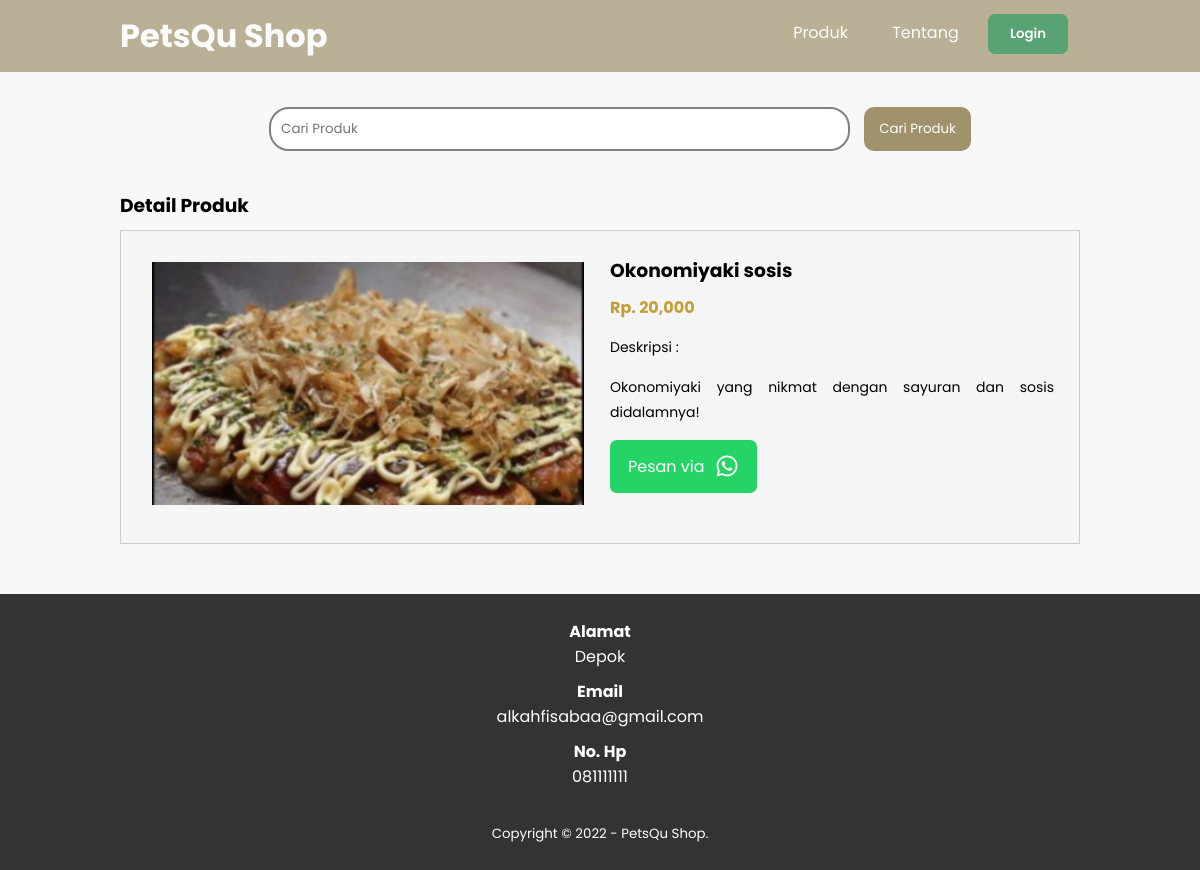
The app's page /detail-produk.php?id=30 with its own data.
### tables this page shows
CREATE TABLE `tb_product` (
  `product_id` int(11) NOT NULL,
  `category_id` int(11) NOT NULL,
  `product_name` varchar(100) NOT NULL,
  `product_price` int(11) NOT NULL,
  `product_description` text NOT NULL,
  `product_image` varchar(100) NOT NULL,
  `product_status` tinyint(1) NOT NULL,
  `data_created` timestamp NOT NULL DEFAULT current_timestamp()
);

### detail-produk.php (the view, shortened to what this page needs)
<?php
	include 'db.php';
	$kontak = mysqli_query($conn, "SELECT admin_telp, admin_email, admin_address FROM tb_admin WHERE admin_id = 1");
	$a = mysqli_fetch_object($kontak);
	$produk = mysqli_query($conn, "SELECT * FROM tb_product WHERE product_id = '".$_GET['id']."' ");
	$p = mysqli_fetch_object($produk);
?>
<!DOCTYPE html>
<html>
<head>
	<link rel="stylesheet" type="text/css" href="css/style.css?v=<?php echo time(); ?>">
</head>
<body>
	<header>
		<div class="container">
		<h1 onclick="location.href='index.php'">PetsQu Shop</h1>
			<ul>
				<li><a href="produk.php">Produk</a></li>
				<li><a href="tentang.php">Tentang</a></li>
				<Button class="btn" onclick="location.href='login.php'">Login</Button>
			</ul>
		</div>
	</header>
	<div class="search">
		<div class="container">
			<form action="produk.php">
				<input type="text" name="search" placeholder="Cari Produk" value="<?php echo $_GET['search'] ?>">
				<input type="submit" name="cari" value="Cari Produk">
			</form>
		</div>
	</div>
	<div class="section">
		<div class="container">
			<h3>Detail Produk</h3>
			<div class="box">
				<div class="col-2">
					<img src="produk/<?php echo $p->product_image ?>" width="100%">
				</div>
				<div class="col-2">
					<h3><?php echo $p->product_name ?></h3>
					<h4>Rp. <?php echo number_format($p->product_price) ?></h4>
					<p>Deskripsi :<br>
						<?php echo $p->product_description ?>
					</p>
					<button>
						<a href="https://api.whatsapp.com/send?phone=<?php echo $a->admin_telp ?>&text=Hai, saya tertarik dengan produk Anda." target="_blank" class="whatsapp">
						Pesan via
						<ion-icon name="logo-whatsapp"></ion-icon>
						</a>
					</button>
				</div>
			</div>
		</div>
	</div>
	<div class="footer">
		<div class="container">
			<h4>Alamat</h4>
			<p><?php echo $a->admin_address ?></p>
			<h4>Email</h4>
			<p><?php echo $a->admin_email ?></p>
			<h4>No. Hp</h4>
			<p><?php echo $a->admin_telp ?></p>
			<small>Copyright &copy; 2022 - PetsQu Shop.</small>
		</div>
	</div>
</body>
</html>

### css/style.css (style rules this page uses)
* { padding: 0; margin: 0; font-family: 'Poppins', sans-serif; }
body { background-color: #f8f8f8; font-family: 'Poppins', sans-serif; }
a { color: inherit; text-decoration: none; }
.btn { width: 80px; font-weight: 600; padding: 8px 15px; background-color: rgb(21 128 61); color: white; border: 2px solid rgb(21 128 61); cursor: pointer; border-radius: 7px; }
header { background: #a0926c; opacity: 0.7; color: #fff; }
header h1 { float: left; padding: 12px 0; }
header ul { float: right; }
header ul li { display: inline-block; }
header ul li a { padding: 20px 15px 20px 15px; display: inline-block; }
li { margin-right: 10px; }
.container { width: 80%; margin: 0 auto; }
.container:after { content: ''; display: block; clear: both; }
.section { margin: 25px 0; }
.box { background-color: whitesmoke; border: 1px solid #ccc; padding: 15px; box-sizing: border-box; margin: 10px 0 25px 0; }
.box:after { content: ''; display: block; clear: both; }
.whatsapp { display: inline-flex; background-color: #25D366; border-radius: 7px; color: white; border: 2px solid #25D366; padding: 12px 16px; font-size: 16px; cursor: pointer }
button { border: none; margin-right: 12px; }
ion-icon { font-size: 24px; padding-left: 10px; color: white; }
.search { margin-top: 20px; padding: 15px 0; text-align: center; margin-left: 40px; }
.search input[type=text] { width: 60%; padding: 10px; border: 2px solid gray; border-radius: 20px; margin-right: 10px; }
.search input[type=submit] { padding: 12px 15px; background-color: #a0926c; color: #fff; border: none; cursor: pointer; border-radius: 10px; }
.footer { padding: 25px 0; background-color: #333; color: #fff; text-align: center; }
.footer p { margin-bottom: 10px; }
.footer small { margin-top: 25px; display: inline-block; }
.col-2 { width: 50%; min-height: 200px; padding: 10px; box-sizing: border-box; float: left; }
.col-2 img { border: 1px solid #f9f9f9; padding: 5px; box-sizing: border-box; }
.col-2 h3 { margin-bottom: 10px; }
.col-2 h4 { color: #c49e37; }
.col-2 p { margin: 15px 0; text-align: justify; line-height: 25px; font-size: 14px; }

### records on screen
tb_product: product_image (picture), product_name "Okonomiyaki sosis", product_price "20,000", product_description "Okonomiyaki yang nikmat dengan sayuran dan sosis didalamnya!"

### other values on screen
$a->admin_address "Depok"
$a->admin_email "alkahfisabaa@gmail.com"
$a->admin_telp "081111111"
